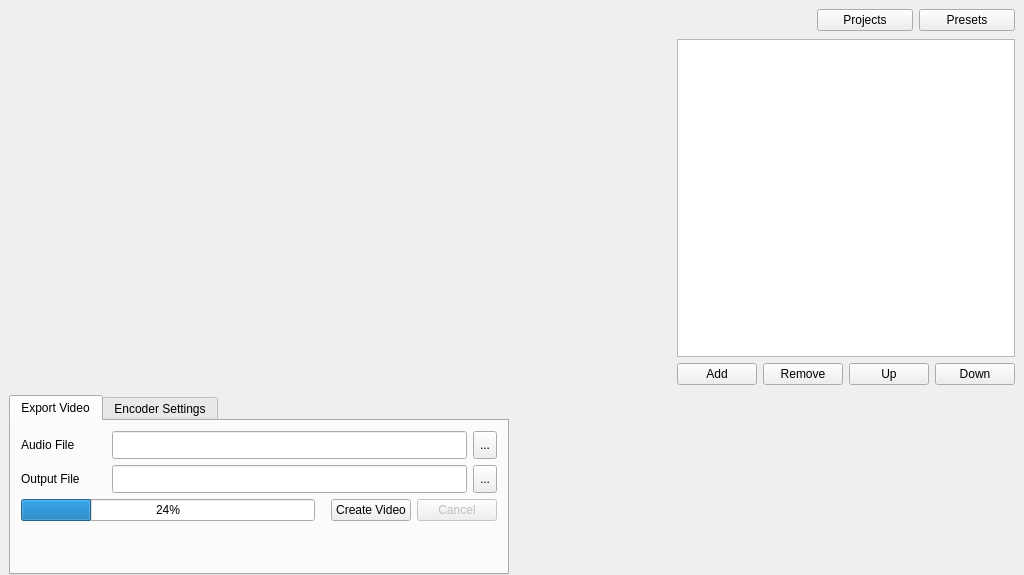
<?xml version="1.0" encoding="UTF-8"?>
<ui version="4.0">
 <class>MainWindow</class>
 <widget class="QMainWindow" name="MainWindow">
  <property name="geometry">
   <rect>
    <x>0</x>
    <y>0</y>
    <width>1008</width>
    <height>575</height>
   </rect>
  </property>
  <property name="sizePolicy">
   <sizepolicy hsizetype="Preferred" vsizetype="Preferred">
    <horstretch>0</horstretch>
    <verstretch>0</verstretch>
   </sizepolicy>
  </property>
  <property name="minimumSize">
   <size>
    <width>0</width>
    <height>0</height>
   </size>
  </property>
  <property name="windowTitle">
   <string>MainWindow</string>
  </property>
  <widget class="QWidget" name="centralwidget">
   <property name="sizePolicy">
    <sizepolicy hsizetype="Preferred" vsizetype="Preferred">
     <horstretch>0</horstretch>
     <verstretch>0</verstretch>
    </sizepolicy>
   </property>
   <property name="autoFillBackground">
    <bool>false</bool>
   </property>
   <layout class="QVBoxLayout" name="verticalLayout">
    <property name="leftMargin">
     <number>9</number>
    </property>
    <property name="bottomMargin">
     <number>0</number>
    </property>
    <item>
     <layout class="QHBoxLayout" name="horizontalLayout">
      <item>
       <spacer name="verticalSpacer_2">
        <property name="orientation">
         <enum>Qt::Vertical</enum>
        </property>
        <property name="sizeType">
         <enum>QSizePolicy::MinimumExpanding</enum>
        </property>
        <property name="sizeHint" stdset="0">
         <size>
          <width>0</width>
          <height>360</height>
         </size>
        </property>
       </spacer>
      </item>
      <item>
       <layout class="QVBoxLayout" name="verticalLayout_previewWrapper">
        <property name="sizeConstraint">
         <enum>QLayout::SetDefaultConstraint</enum>
        </property>
        <property name="topMargin">
         <number>0</number>
        </property>
        <item>
         <spacer name="horizontalSpacer_previewSpacer">
          <property name="orientation">
           <enum>Qt::Horizontal</enum>
          </property>
          <property name="sizeType">
           <enum>QSizePolicy::MinimumExpanding</enum>
          </property>
          <property name="sizeHint" stdset="0">
           <size>
            <width>420</width>
            <height>0</height>
           </size>
          </property>
         </spacer>
        </item>
       </layout>
      </item>
      <item>
       <layout class="QVBoxLayout" name="verticalLayout_3">
        <property name="sizeConstraint">
         <enum>QLayout::SetMinimumSize</enum>
        </property>
        <property name="leftMargin">
         <number>3</number>
        </property>
        <item>
         <layout class="QVBoxLayout" name="verticalLayout_4">
          <property name="sizeConstraint">
           <enum>QLayout::SetMinimumSize</enum>
          </property>
          <property name="leftMargin">
           <number>3</number>
          </property>
          <item>
           <layout class="QHBoxLayout" name="horizontalLayout_16">
            <property name="sizeConstraint">
             <enum>QLayout::SetMinimumSize</enum>
            </property>
            <item>
             <spacer name="horizontalSpacer_6">
              <property name="orientation">
               <enum>Qt::Horizontal</enum>
              </property>
              <property name="sizeType">
               <enum>QSizePolicy::Fixed</enum>
              </property>
              <property name="sizeHint" stdset="0">
               <size>
                <width>140</width>
                <height>20</height>
               </size>
              </property>
             </spacer>
            </item>
            <item>
             <widget class="QPushButton" name="pushButton_projects">
              <property name="text">
               <string>Projects</string>
              </property>
             </widget>
            </item>
            <item>
             <widget class="QPushButton" name="pushButton_presets">
              <property name="text">
               <string>Presets</string>
              </property>
             </widget>
            </item>
           </layout>
          </item>
          <item>
           <spacer name="verticalSpacer">
            <property name="orientation">
             <enum>Qt::Horizontal</enum>
            </property>
            <property name="sizeType">
             <enum>QSizePolicy::Minimum</enum>
            </property>
            <property name="sizeHint" stdset="0">
             <size>
              <width>20</width>
              <height>2</height>
             </size>
            </property>
           </spacer>
          </item>
          <item>
           <widget class="QListWidget" name="listWidget_componentList">
            <property name="sizePolicy">
             <sizepolicy hsizetype="Minimum" vsizetype="Expanding">
              <horstretch>0</horstretch>
              <verstretch>0</verstretch>
             </sizepolicy>
            </property>
            <property name="minimumSize">
             <size>
              <width>0</width>
              <height>0</height>
             </size>
            </property>
            <property name="maximumSize">
             <size>
              <width>16777215</width>
              <height>16777215</height>
             </size>
            </property>
            <property name="acceptDrops">
             <bool>true</bool>
            </property>
            <property name="frameShape">
             <enum>QFrame::StyledPanel</enum>
            </property>
            <property name="frameShadow">
             <enum>QFrame::Sunken</enum>
            </property>
            <property name="lineWidth">
             <number>1</number>
            </property>
            <property name="tabKeyNavigation">
             <bool>true</bool>
            </property>
            <property name="dragEnabled">
             <bool>true</bool>
            </property>
            <property name="dragDropOverwriteMode">
             <bool>false</bool>
            </property>
            <property name="dragDropMode">
             <enum>QAbstractItemView::InternalMove</enum>
            </property>
            <property name="defaultDropAction">
             <enum>Qt::MoveAction</enum>
            </property>
           </widget>
          </item>
          <item>
           <layout class="QHBoxLayout" name="horizontalLayout_14">
            <item>
             <widget class="QPushButton" name="pushButton_addComponent">
              <property name="text">
               <string>Add</string>
              </property>
             </widget>
            </item>
            <item>
             <widget class="QPushButton" name="pushButton_removeComponent">
              <property name="text">
               <string>Remove</string>
              </property>
             </widget>
            </item>
            <item>
             <widget class="QPushButton" name="pushButton_listMoveUp">
              <property name="text">
               <string>Up</string>
              </property>
             </widget>
            </item>
            <item>
             <widget class="QPushButton" name="pushButton_listMoveDown">
              <property name="text">
               <string>Down</string>
              </property>
             </widget>
            </item>
           </layout>
          </item>
         </layout>
        </item>
        <item>
         <layout class="QHBoxLayout" name="horizontalLayout_7">
          <property name="leftMargin">
           <number>4</number>
          </property>
          <property name="rightMargin">
           <number>2</number>
          </property>
         </layout>
        </item>
       </layout>
      </item>
     </layout>
    </item>
    <item>
     <layout class="QHBoxLayout" name="horizontalLayout_2">
      <property name="sizeConstraint">
       <enum>QLayout::SetFixedSize</enum>
      </property>
      <property name="topMargin">
       <number>4</number>
      </property>
      <property name="rightMargin">
       <number>0</number>
      </property>
      <item>
       <widget class="QTabWidget" name="tabWidget">
        <property name="sizePolicy">
         <sizepolicy hsizetype="MinimumExpanding" vsizetype="Fixed">
          <horstretch>0</horstretch>
          <verstretch>0</verstretch>
         </sizepolicy>
        </property>
        <property name="minimumSize">
         <size>
          <width>500</width>
          <height>0</height>
         </size>
        </property>
        <property name="maximumSize">
         <size>
          <width>16777215</width>
          <height>180</height>
         </size>
        </property>
        <property name="tabPosition">
         <enum>QTabWidget::North</enum>
        </property>
        <property name="tabShape">
         <enum>QTabWidget::Rounded</enum>
        </property>
        <property name="currentIndex">
         <number>0</number>
        </property>
        <widget class="QWidget" name="tab_exportVideo">
         <attribute name="title">
          <string>Export Video</string>
         </attribute>
         <layout class="QVBoxLayout" name="verticalLayout_10">
          <property name="margin">
           <number>10</number>
          </property>
          <item>
           <layout class="QHBoxLayout" name="horizontalLayout_4">
            <property name="topMargin">
             <number>0</number>
            </property>
            <item>
             <widget class="QLabel" name="label_audioFile">
              <property name="sizePolicy">
               <sizepolicy hsizetype="Fixed" vsizetype="Preferred">
                <horstretch>0</horstretch>
                <verstretch>0</verstretch>
               </sizepolicy>
              </property>
              <property name="minimumSize">
               <size>
                <width>85</width>
                <height>0</height>
               </size>
              </property>
              <property name="maximumSize">
               <size>
                <width>80</width>
                <height>16777215</height>
               </size>
              </property>
              <property name="baseSize">
               <size>
                <width>80</width>
                <height>0</height>
               </size>
              </property>
              <property name="text">
               <string>Audio File</string>
              </property>
              <property name="alignment">
               <set>Qt::AlignLeading|Qt::AlignLeft|Qt::AlignVCenter</set>
              </property>
             </widget>
            </item>
            <item>
             <widget class="QLineEdit" name="lineEdit_audioFile">
              <property name="sizePolicy">
               <sizepolicy hsizetype="MinimumExpanding" vsizetype="Fixed">
                <horstretch>0</horstretch>
                <verstretch>0</verstretch>
               </sizepolicy>
              </property>
              <property name="minimumSize">
               <size>
                <width>0</width>
                <height>28</height>
               </size>
              </property>
              <property name="maximumSize">
               <size>
                <width>16777215</width>
                <height>28</height>
               </size>
              </property>
              <property name="baseSize">
               <size>
                <width>0</width>
                <height>0</height>
               </size>
              </property>
             </widget>
            </item>
            <item>
             <widget class="QToolButton" name="toolButton_selectAudioFile">
              <property name="minimumSize">
               <size>
                <width>0</width>
                <height>28</height>
               </size>
              </property>
              <property name="maximumSize">
               <size>
                <width>16777215</width>
                <height>28</height>
               </size>
              </property>
              <property name="text">
               <string>...</string>
              </property>
             </widget>
            </item>
           </layout>
          </item>
          <item>
           <layout class="QVBoxLayout" name="verticalLayout_11">
            <item>
             <layout class="QHBoxLayout" name="horizontalLayout_6">
              <item>
               <widget class="QLabel" name="label_outputFile">
                <property name="sizePolicy">
                 <sizepolicy hsizetype="Fixed" vsizetype="Preferred">
                  <horstretch>0</horstretch>
                  <verstretch>0</verstretch>
                 </sizepolicy>
                </property>
                <property name="minimumSize">
                 <size>
                  <width>85</width>
                  <height>0</height>
                 </size>
                </property>
                <property name="baseSize">
                 <size>
                  <width>0</width>
                  <height>0</height>
                 </size>
                </property>
                <property name="text">
                 <string>Output File</string>
                </property>
                <property name="alignment">
                 <set>Qt::AlignLeading|Qt::AlignLeft|Qt::AlignVCenter</set>
                </property>
               </widget>
              </item>
              <item>
               <widget class="QLineEdit" name="lineEdit_outputFile">
                <property name="sizePolicy">
                 <sizepolicy hsizetype="Minimum" vsizetype="Fixed">
                  <horstretch>0</horstretch>
                  <verstretch>0</verstretch>
                 </sizepolicy>
                </property>
                <property name="minimumSize">
                 <size>
                  <width>0</width>
                  <height>28</height>
                 </size>
                </property>
                <property name="maximumSize">
                 <size>
                  <width>16777215</width>
                  <height>28</height>
                 </size>
                </property>
               </widget>
              </item>
              <item>
               <widget class="QToolButton" name="toolButton_selectOutputFile">
                <property name="minimumSize">
                 <size>
                  <width>0</width>
                  <height>28</height>
                 </size>
                </property>
                <property name="maximumSize">
                 <size>
                  <width>16777215</width>
                  <height>28</height>
                 </size>
                </property>
                <property name="text">
                 <string>...</string>
                </property>
               </widget>
              </item>
             </layout>
            </item>
           </layout>
          </item>
          <item>
           <layout class="QHBoxLayout" name="horizontalLayout_3">
            <property name="margin">
             <number>0</number>
            </property>
            <item>
             <widget class="QProgressBar" name="progressBar_createVideo">
              <property name="minimumSize">
               <size>
                <width>0</width>
                <height>0</height>
               </size>
              </property>
              <property name="value">
               <number>24</number>
              </property>
             </widget>
            </item>
            <item>
             <spacer name="horizontalSpacer">
              <property name="orientation">
               <enum>Qt::Horizontal</enum>
              </property>
              <property name="sizeType">
               <enum>QSizePolicy::Minimum</enum>
              </property>
              <property name="sizeHint" stdset="0">
               <size>
                <width>10</width>
                <height>20</height>
               </size>
              </property>
             </spacer>
            </item>
            <item>
             <widget class="QPushButton" name="pushButton_createVideo">
              <property name="text">
               <string>Create Video</string>
              </property>
             </widget>
            </item>
            <item>
             <widget class="QPushButton" name="pushButton_Cancel">
              <property name="enabled">
               <bool>false</bool>
              </property>
              <property name="text">
               <string>Cancel</string>
              </property>
             </widget>
            </item>
           </layout>
          </item>
          <item>
           <widget class="QLabel" name="progressLabel">
            <property name="text">
             <string/>
            </property>
            <property name="scaledContents">
             <bool>true</bool>
            </property>
            <property name="alignment">
             <set>Qt::AlignCenter</set>
            </property>
            <property name="indent">
             <number>-1</number>
            </property>
           </widget>
          </item>
         </layout>
         <zorder></zorder>
         <zorder></zorder>
         <zorder>progressLabel</zorder>
        </widget>
        <widget class="QWidget" name="tab_encoderSettings">
         <attribute name="title">
          <string>Encoder Settings</string>
         </attribute>
         <layout class="QVBoxLayout" name="verticalLayout_9">
          <property name="margin">
           <number>10</number>
          </property>
          <item>
           <layout class="QHBoxLayout" name="horizontalLayout_13">
            <item>
             <widget class="QLabel" name="label_videoFormat">
              <property name="sizePolicy">
               <sizepolicy hsizetype="Fixed" vsizetype="Preferred">
                <horstretch>0</horstretch>
                <verstretch>0</verstretch>
               </sizepolicy>
              </property>
              <property name="minimumSize">
               <size>
                <width>85</width>
                <height>0</height>
               </size>
              </property>
              <property name="text">
               <string>Container</string>
              </property>
             </widget>
            </item>
            <item>
             <widget class="QComboBox" name="comboBox_videoContainer">
              <property name="minimumSize">
               <size>
                <width>150</width>
                <height>0</height>
               </size>
              </property>
             </widget>
            </item>
            <item>
             <spacer name="horizontalSpacer_5">
              <property name="orientation">
               <enum>Qt::Horizontal</enum>
              </property>
              <property name="sizeType">
               <enum>QSizePolicy::Minimum</enum>
              </property>
              <property name="sizeHint" stdset="0">
               <size>
                <width>5</width>
                <height>5</height>
               </size>
              </property>
             </spacer>
            </item>
            <item>
             <widget class="QLabel" name="label_videoPreset">
              <property name="sizePolicy">
               <sizepolicy hsizetype="Fixed" vsizetype="Preferred">
                <horstretch>0</horstretch>
                <verstretch>0</verstretch>
               </sizepolicy>
              </property>
              <property name="text">
               <string>Resolution</string>
              </property>
             </widget>
            </item>
            <item>
             <widget class="QComboBox" name="comboBox_resolution">
              <property name="sizePolicy">
               <sizepolicy hsizetype="Expanding" vsizetype="Fixed">
                <horstretch>0</horstretch>
                <verstretch>0</verstretch>
               </sizepolicy>
              </property>
              <property name="minimumSize">
               <size>
                <width>0</width>
                <height>0</height>
               </size>
              </property>
             </widget>
            </item>
           </layout>
          </item>
          <item>
           <layout class="QHBoxLayout" name="horizontalLayout_10">
            <item>
             <widget class="QLabel" name="label_videoCodec">
              <property name="sizePolicy">
               <sizepolicy hsizetype="Fixed" vsizetype="Preferred">
                <horstretch>0</horstretch>
                <verstretch>0</verstretch>
               </sizepolicy>
              </property>
              <property name="minimumSize">
               <size>
                <width>85</width>
                <height>0</height>
               </size>
              </property>
              <property name="text">
               <string>Video Codec</string>
              </property>
             </widget>
            </item>
            <item>
             <widget class="QComboBox" name="comboBox_videoCodec">
              <property name="minimumSize">
               <size>
                <width>150</width>
                <height>0</height>
               </size>
              </property>
             </widget>
            </item>
            <item>
             <spacer name="horizontalSpacer_4">
              <property name="orientation">
               <enum>Qt::Horizontal</enum>
              </property>
              <property name="sizeType">
               <enum>QSizePolicy::Fixed</enum>
              </property>
              <property name="sizeHint" stdset="0">
               <size>
                <width>5</width>
                <height>5</height>
               </size>
              </property>
             </spacer>
            </item>
            <item>
             <widget class="QLabel" name="label_resolution">
              <property name="sizePolicy">
               <sizepolicy hsizetype="Fixed" vsizetype="Preferred">
                <horstretch>0</horstretch>
                <verstretch>0</verstretch>
               </sizepolicy>
              </property>
              <property name="text">
               <string>Video Bitrate (Kbps)</string>
              </property>
             </widget>
            </item>
            <item>
             <widget class="QSpinBox" name="spinBox_vBitrate">
              <property name="maximum">
               <number>99999</number>
              </property>
             </widget>
            </item>
           </layout>
          </item>
          <item>
           <layout class="QHBoxLayout" name="horizontalLayout_11">
            <item>
             <widget class="QLabel" name="label_audioCodec">
              <property name="sizePolicy">
               <sizepolicy hsizetype="Fixed" vsizetype="Preferred">
                <horstretch>0</horstretch>
                <verstretch>0</verstretch>
               </sizepolicy>
              </property>
              <property name="minimumSize">
               <size>
                <width>85</width>
                <height>0</height>
               </size>
              </property>
              <property name="text">
               <string>Audio Codec</string>
              </property>
             </widget>
            </item>
            <item>
             <widget class="QComboBox" name="comboBox_audioCodec">
              <property name="minimumSize">
               <size>
                <width>150</width>
                <height>0</height>
               </size>
              </property>
             </widget>
            </item>
            <item>
             <spacer name="horizontalSpacer_3">
              <property name="orientation">
               <enum>Qt::Horizontal</enum>
              </property>
              <property name="sizeType">
               <enum>QSizePolicy::Fixed</enum>
              </property>
              <property name="sizeHint" stdset="0">
               <size>
                <width>5</width>
                <height>10</height>
               </size>
              </property>
             </spacer>
            </item>
            <item>
             <widget class="QLabel" name="label_audioBitrate">
              <property name="sizePolicy">
               <sizepolicy hsizetype="Fixed" vsizetype="Preferred">
                <horstretch>0</horstretch>
                <verstretch>0</verstretch>
               </sizepolicy>
              </property>
              <property name="text">
               <string>Audio Bitrate (Kbps)</string>
              </property>
             </widget>
            </item>
            <item>
             <widget class="QSpinBox" name="spinBox_aBitrate">
              <property name="maximum">
               <number>9999</number>
              </property>
             </widget>
            </item>
           </layout>
          </item>
         </layout>
        </widget>
       </widget>
      </item>
      <item>
       <layout class="QVBoxLayout" name="verticalLayout_5">
        <property name="sizeConstraint">
         <enum>QLayout::SetDefaultConstraint</enum>
        </property>
        <item>
         <spacer name="horizontalSpacer_2">
          <property name="orientation">
           <enum>Qt::Horizontal</enum>
          </property>
          <property name="sizeType">
           <enum>QSizePolicy::MinimumExpanding</enum>
          </property>
          <property name="sizeHint" stdset="0">
           <size>
            <width>500</width>
            <height>0</height>
           </size>
          </property>
         </spacer>
        </item>
        <item>
         <widget class="QStackedWidget" name="stackedWidget">
          <property name="sizePolicy">
           <sizepolicy hsizetype="Expanding" vsizetype="Fixed">
            <horstretch>0</horstretch>
            <verstretch>0</verstretch>
           </sizepolicy>
          </property>
          <property name="minimumSize">
           <size>
            <width>0</width>
            <height>180</height>
           </size>
          </property>
          <property name="maximumSize">
           <size>
            <width>16777215</width>
            <height>180</height>
           </size>
          </property>
          <property name="currentIndex">
           <number>-1</number>
          </property>
         </widget>
        </item>
       </layout>
      </item>
     </layout>
    </item>
   </layout>
  </widget>
 </widget>
 <resources/>
 <connections/>
</ui>
